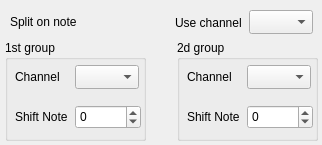
<?xml version="1.0" encoding="UTF-8"?>
<ui version="4.0">
 <class>MainWindow</class>
 <widget class="QMainWindow" name="MainWindow">
  <property name="geometry">
   <rect>
    <x>0</x>
    <y>0</y>
    <width>322</width>
    <height>145</height>
   </rect>
  </property>
  <property name="windowTitle">
   <string>Splitter</string>
  </property>
  <widget class="QWidget" name="centralWidget">
   <widget class="NoteWidget" name="nw" native="true">
    <property name="geometry">
     <rect>
      <x>85</x>
      <y>5</y>
      <width>70</width>
      <height>30</height>
     </rect>
    </property>
   </widget>
   <widget class="QGroupBox" name="groupBox">
    <property name="geometry">
     <rect>
      <x>5</x>
      <y>40</y>
      <width>141</width>
      <height>101</height>
     </rect>
    </property>
    <property name="title">
     <string>1st group</string>
    </property>
    <widget class="QComboBox" name="channel1Combo">
     <property name="geometry">
      <rect>
       <x>70</x>
       <y>25</y>
       <width>64</width>
       <height>24</height>
      </rect>
     </property>
    </widget>
    <widget class="QLabel" name="label">
     <property name="geometry">
      <rect>
       <x>10</x>
       <y>30</y>
       <width>52</width>
       <height>14</height>
      </rect>
     </property>
     <property name="text">
      <string>Channel</string>
     </property>
    </widget>
    <widget class="QSpinBox" name="channel1Spin">
     <property name="geometry">
      <rect>
       <x>70</x>
       <y>65</y>
       <width>66</width>
       <height>24</height>
      </rect>
     </property>
     <property name="minimum">
      <number>-99</number>
     </property>
    </widget>
    <widget class="QLabel" name="label_2">
     <property name="geometry">
      <rect>
       <x>10</x>
       <y>70</y>
       <width>52</width>
       <height>14</height>
      </rect>
     </property>
     <property name="text">
      <string>Shift Note</string>
     </property>
    </widget>
   </widget>
   <widget class="QGroupBox" name="groupBox_2">
    <property name="geometry">
     <rect>
      <x>177</x>
      <y>40</y>
      <width>141</width>
      <height>101</height>
     </rect>
    </property>
    <property name="title">
     <string>2d group</string>
    </property>
    <widget class="QComboBox" name="channel2Combo">
     <property name="geometry">
      <rect>
       <x>70</x>
       <y>25</y>
       <width>64</width>
       <height>24</height>
      </rect>
     </property>
     <property name="editable">
      <bool>false</bool>
     </property>
     <property name="currentIndex">
      <number>-1</number>
     </property>
    </widget>
    <widget class="QLabel" name="label_3">
     <property name="geometry">
      <rect>
       <x>10</x>
       <y>30</y>
       <width>52</width>
       <height>14</height>
      </rect>
     </property>
     <property name="text">
      <string>Channel</string>
     </property>
    </widget>
    <widget class="QSpinBox" name="channel2Spin">
     <property name="geometry">
      <rect>
       <x>70</x>
       <y>65</y>
       <width>66</width>
       <height>24</height>
      </rect>
     </property>
     <property name="minimum">
      <number>-99</number>
     </property>
    </widget>
    <widget class="QLabel" name="label_4">
     <property name="geometry">
      <rect>
       <x>10</x>
       <y>70</y>
       <width>52</width>
       <height>14</height>
      </rect>
     </property>
     <property name="text">
      <string>Shift Note</string>
     </property>
    </widget>
   </widget>
   <widget class="QLabel" name="label_5">
    <property name="geometry">
     <rect>
      <x>10</x>
      <y>15</y>
      <width>72</width>
      <height>14</height>
     </rect>
    </property>
    <property name="text">
     <string>Split on note</string>
    </property>
   </widget>
   <widget class="QLabel" name="label_6">
    <property name="geometry">
     <rect>
      <x>175</x>
      <y>15</y>
      <width>71</width>
      <height>16</height>
     </rect>
    </property>
    <property name="text">
     <string>Use channel</string>
    </property>
   </widget>
   <widget class="QComboBox" name="inputChCombo">
    <property name="geometry">
     <rect>
      <x>249</x>
      <y>10</y>
      <width>64</width>
      <height>24</height>
     </rect>
    </property>
   </widget>
  </widget>
 </widget>
 <layoutdefault spacing="6" margin="11"/>
 <customwidgets>
  <customwidget>
   <class>NoteWidget</class>
   <extends>QWidget</extends>
   <header>notewidget.h</header>
  </customwidget>
 </customwidgets>
 <resources/>
 <connections/>
</ui>
